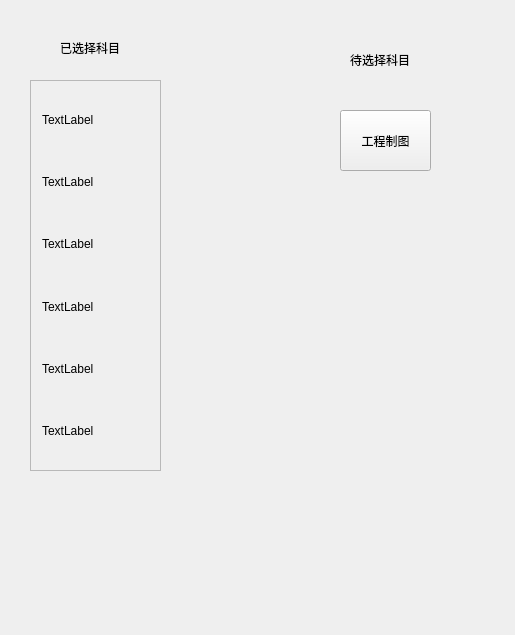
<?xml version="1.0" encoding="UTF-8"?>
<ui version="4.0">
 <class>Select_course</class>
 <widget class="QWidget" name="Select_course">
  <property name="geometry">
   <rect>
    <x>0</x>
    <y>0</y>
    <width>515</width>
    <height>635</height>
   </rect>
  </property>
  <property name="windowTitle">
   <string>Select_course</string>
  </property>
  <widget class="QPushButton" name="pushButton_3">
   <property name="geometry">
    <rect>
     <x>340</x>
     <y>110</y>
     <width>91</width>
     <height>61</height>
    </rect>
   </property>
   <property name="text">
    <string>工程制图</string>
   </property>
  </widget>
  <widget class="QLabel" name="label">
   <property name="geometry">
    <rect>
     <x>350</x>
     <y>50</y>
     <width>101</width>
     <height>20</height>
    </rect>
   </property>
   <property name="text">
    <string>待选择科目</string>
   </property>
  </widget>
  <widget class="QLabel" name="label_2">
   <property name="geometry">
    <rect>
     <x>60</x>
     <y>40</y>
     <width>72</width>
     <height>15</height>
    </rect>
   </property>
   <property name="text">
    <string>已选择科目</string>
   </property>
  </widget>
  <widget class="QScrollArea" name="scrollArea">
   <property name="geometry">
    <rect>
     <x>30</x>
     <y>80</y>
     <width>131</width>
     <height>391</height>
    </rect>
   </property>
   <property name="widgetResizable">
    <bool>true</bool>
   </property>
   <widget class="QWidget" name="scrollAreaWidgetContents">
    <property name="geometry">
     <rect>
      <x>0</x>
      <y>0</y>
      <width>129</width>
      <height>389</height>
     </rect>
    </property>
    <layout class="QVBoxLayout" name="verticalLayout">
     <item>
      <widget class="QLabel" name="sec1">
       <property name="text">
        <string>TextLabel</string>
       </property>
      </widget>
     </item>
     <item>
      <widget class="QLabel" name="sec2">
       <property name="text">
        <string>TextLabel</string>
       </property>
      </widget>
     </item>
     <item>
      <widget class="QLabel" name="sec3">
       <property name="text">
        <string>TextLabel</string>
       </property>
      </widget>
     </item>
     <item>
      <widget class="QLabel" name="sec4">
       <property name="text">
        <string>TextLabel</string>
       </property>
      </widget>
     </item>
     <item>
      <widget class="QLabel" name="sec5">
       <property name="text">
        <string>TextLabel</string>
       </property>
      </widget>
     </item>
     <item>
      <widget class="QLabel" name="sec6">
       <property name="text">
        <string>TextLabel</string>
       </property>
      </widget>
     </item>
    </layout>
   </widget>
  </widget>
 </widget>
 <layoutdefault spacing="6" margin="11"/>
 <resources/>
 <connections/>
</ui>
